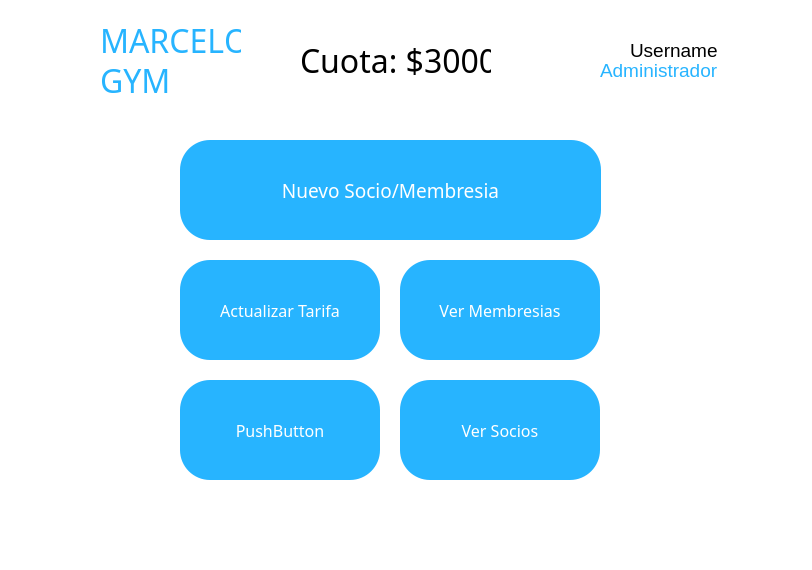
<?xml version="1.0" encoding="UTF-8"?>
<ui version="4.0">
 <class>MainWindow</class>
 <widget class="QMainWindow" name="MainWindow">
  <property name="geometry">
   <rect>
    <x>0</x>
    <y>0</y>
    <width>812</width>
    <height>570</height>
   </rect>
  </property>
  <property name="font">
   <font>
    <pointsize>5</pointsize>
   </font>
  </property>
  <property name="windowTitle">
   <string>MainWindow</string>
  </property>
  <property name="styleSheet">
   <string notr="true">background : white</string>
  </property>
  <widget class="QWidget" name="centralwidget">
   <widget class="QPushButton" name="btnNew">
    <property name="enabled">
     <bool>true</bool>
    </property>
    <property name="geometry">
     <rect>
      <x>180</x>
      <y>140</y>
      <width>421</width>
      <height>100</height>
     </rect>
    </property>
    <property name="font">
     <font>
      <family>Bahnschrift Light</family>
      <pointsize>14</pointsize>
      <weight>50</weight>
      <bold>false</bold>
      <stylestrategy>PreferAntialias</stylestrategy>
      <kerning>true</kerning>
     </font>
    </property>
    <property name="styleSheet">
     <string notr="true">QPushButton{

	border: none;
	border-radius: 30px;
	padding: 0 8px;
	background-color: rgb(39, 180, 255);
	color: white;
}
QPushButton::hover{
	
	background-color: rgb(153, 220, 255);
}
QPushButton::pressed{

	background-color: rgb(39, 180, 255);
}</string>
    </property>
    <property name="text">
     <string>Nuevo Socio/Membresia</string>
    </property>
   </widget>
   <widget class="QPushButton" name="btnSocios">
    <property name="enabled">
     <bool>true</bool>
    </property>
    <property name="geometry">
     <rect>
      <x>400</x>
      <y>380</y>
      <width>200</width>
      <height>100</height>
     </rect>
    </property>
    <property name="font">
     <font>
      <family>Bahnschrift Light</family>
      <pointsize>12</pointsize>
      <stylestrategy>PreferAntialias</stylestrategy>
     </font>
    </property>
    <property name="styleSheet">
     <string notr="true">QPushButton{

	border: none;
	border-radius: 30px;
	padding: 0 8px;
	background-color: rgb(39, 180, 255);
	color: white;
}
QPushButton::hover{
	
	background-color: rgb(153, 220, 255);
}
QPushButton::pressed{

	background-color: rgb(39, 180, 255);
}</string>
    </property>
    <property name="text">
     <string>Ver Socios</string>
    </property>
   </widget>
   <widget class="QPushButton" name="pushButton_4">
    <property name="enabled">
     <bool>true</bool>
    </property>
    <property name="geometry">
     <rect>
      <x>180</x>
      <y>380</y>
      <width>200</width>
      <height>100</height>
     </rect>
    </property>
    <property name="font">
     <font>
      <family>Bahnschrift Light</family>
      <pointsize>12</pointsize>
     </font>
    </property>
    <property name="styleSheet">
     <string notr="true">QPushButton{

	border: none;
	border-radius: 30px;
	padding: 0 8px;
	background: rgb(39, 180, 255);
	color: white;
}</string>
    </property>
    <property name="text">
     <string>PushButton</string>
    </property>
   </widget>
   <widget class="QPushButton" name="btnTarifa">
    <property name="enabled">
     <bool>true</bool>
    </property>
    <property name="geometry">
     <rect>
      <x>180</x>
      <y>260</y>
      <width>200</width>
      <height>100</height>
     </rect>
    </property>
    <property name="font">
     <font>
      <family>Bahnschrift Light</family>
      <pointsize>12</pointsize>
      <weight>50</weight>
      <bold>false</bold>
     </font>
    </property>
    <property name="styleSheet">
     <string notr="true">QPushButton{

	border: none;
	border-radius: 30px;
	padding: 0 8px;
	background-color: rgb(39, 180, 255);
	color: white;
}
QPushButton::hover{
	
	background-color: rgb(153, 220, 255);
}
QPushButton::pressed{

	background-color: rgb(39, 180, 255);
}</string>
    </property>
    <property name="text">
     <string>Actualizar Tarifa</string>
    </property>
   </widget>
   <widget class="QPushButton" name="btnViewM">
    <property name="enabled">
     <bool>true</bool>
    </property>
    <property name="geometry">
     <rect>
      <x>400</x>
      <y>260</y>
      <width>200</width>
      <height>100</height>
     </rect>
    </property>
    <property name="font">
     <font>
      <family>Bahnschrift Light</family>
      <pointsize>12</pointsize>
      <weight>50</weight>
      <italic>false</italic>
      <bold>false</bold>
      <underline>false</underline>
      <strikeout>false</strikeout>
      <stylestrategy>PreferAntialias</stylestrategy>
      <kerning>true</kerning>
     </font>
    </property>
    <property name="styleSheet">
     <string notr="true">QPushButton{

	border: none;
	border-radius: 30px;
	padding: 0 8px;
	background-color: rgb(39, 180, 255);
	color: white;
}
QPushButton::hover{
	
	background-color: rgb(153, 220, 255);
}
QPushButton::pressed{

	background-color: rgb(39, 180, 255);
}</string>
    </property>
    <property name="text">
     <string>Ver Membresias</string>
    </property>
   </widget>
   <widget class="QLabel" name="label">
    <property name="geometry">
     <rect>
      <x>100</x>
      <y>20</y>
      <width>141</width>
      <height>41</height>
     </rect>
    </property>
    <property name="font">
     <font>
      <family>Coolvetica Rg</family>
      <pointsize>24</pointsize>
      <weight>50</weight>
      <italic>false</italic>
      <bold>false</bold>
      <underline>false</underline>
      <kerning>false</kerning>
     </font>
    </property>
    <property name="styleSheet">
     <string notr="true">color: rgb(39, 180, 255);</string>
    </property>
    <property name="text">
     <string>MARCELO</string>
    </property>
    <property name="textFormat">
     <enum>Qt::PlainText</enum>
    </property>
   </widget>
   <widget class="QLabel" name="label_2">
    <property name="geometry">
     <rect>
      <x>100</x>
      <y>60</y>
      <width>71</width>
      <height>41</height>
     </rect>
    </property>
    <property name="font">
     <font>
      <family>Coolvetica Rg</family>
      <pointsize>24</pointsize>
      <weight>50</weight>
      <italic>false</italic>
      <bold>false</bold>
      <underline>false</underline>
      <kerning>false</kerning>
     </font>
    </property>
    <property name="styleSheet">
     <string notr="true">color: rgb(39, 180, 255);</string>
    </property>
    <property name="text">
     <string>GYM</string>
    </property>
    <property name="textFormat">
     <enum>Qt::PlainText</enum>
    </property>
   </widget>
   <widget class="QLabel" name="label_3">
    <property name="geometry">
     <rect>
      <x>630</x>
      <y>40</y>
      <width>91</width>
      <height>21</height>
     </rect>
    </property>
    <property name="font">
     <font>
      <family>Segoe UI</family>
      <pointsize>14</pointsize>
     </font>
    </property>
    <property name="text">
     <string>Username</string>
    </property>
   </widget>
   <widget class="QLabel" name="label_4">
    <property name="geometry">
     <rect>
      <x>600</x>
      <y>60</y>
      <width>121</width>
      <height>21</height>
     </rect>
    </property>
    <property name="font">
     <font>
      <family>Segoe UI</family>
      <pointsize>14</pointsize>
     </font>
    </property>
    <property name="styleSheet">
     <string notr="true">color: rgb(39, 180, 255);</string>
    </property>
    <property name="text">
     <string>Administrador</string>
    </property>
   </widget>
   <widget class="QLabel" name="txtCuota">
    <property name="geometry">
     <rect>
      <x>300</x>
      <y>30</y>
      <width>191</width>
      <height>61</height>
     </rect>
    </property>
    <property name="font">
     <font>
      <family>Bahnschrift SemiBold</family>
      <pointsize>24</pointsize>
     </font>
    </property>
    <property name="text">
     <string>Cuota: $3000</string>
    </property>
   </widget>
  </widget>
  <widget class="QMenuBar" name="menubar">
   <property name="geometry">
    <rect>
     <x>0</x>
     <y>0</y>
     <width>812</width>
     <height>21</height>
    </rect>
   </property>
  </widget>
  <widget class="QStatusBar" name="statusbar"/>
 </widget>
 <resources/>
 <connections/>
</ui>
